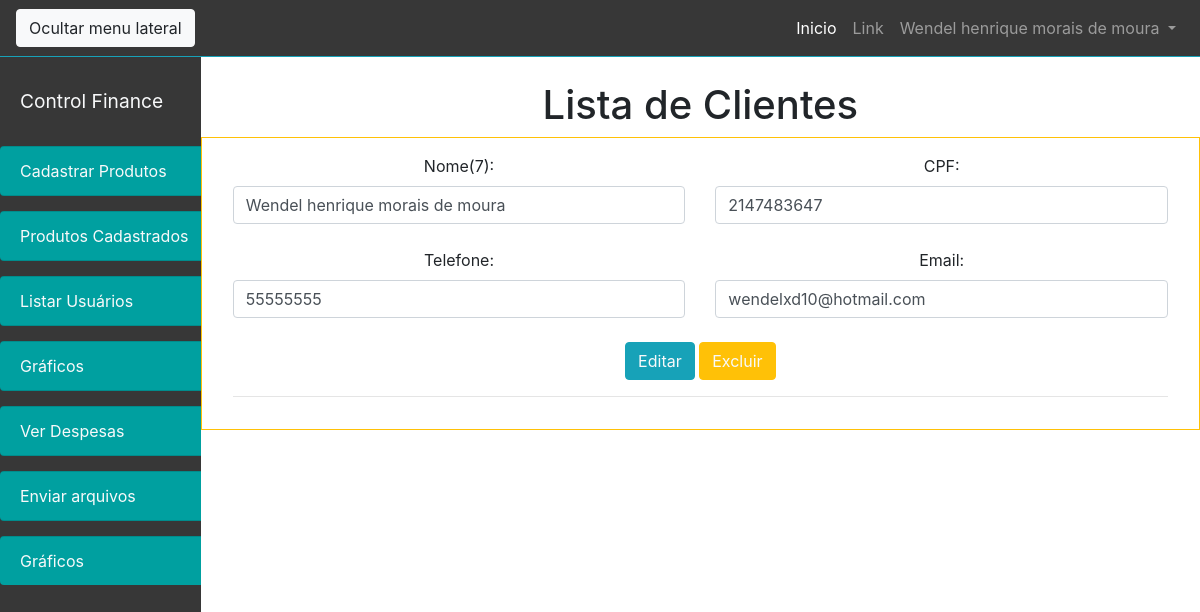
Page /view/listar_usuarios (signed in) on the committed database.
### tables this page shows
CREATE TABLE `usuario` (
  `cod_usuario` int(11) NOT NULL,
  `nivel` varchar(100) NOT NULL,
  `telefone` int(11) NOT NULL,
  `nome` varchar(100) NOT NULL,
  `data_nasc` date NOT NULL,
  `email` varchar(100) NOT NULL,
  `cpf` int(30) NOT NULL,
  `senha` varchar(100) NOT NULL,
  `genero` varchar(100) NOT NULL,
  `imagem` varchar(200) NOT NULL
);

### view/listar_usuarios.php (the view, shortened to what this page needs)
<?php
include "../php/config.php";
$logado = $_SESSION['email'];
$query = "select nome from usuario where email = '$logado' ";
$consulta = mysqli_query($conectou,$query);
$valor =  mysqli_fetch_array($consulta);
$usuario1 = $valor['nome'];
?>
<!DOCTYPE html>
<html lang="pt-br">
<head>
    <link href="../css/bootstrap.min.css" rel="stylesheet">
    <link href="../css/simple-sidebar.css" rel="stylesheet">
    <?php  include "../view/Nav_bar.php"; ?>
</head>
<body>
<div class="d-flex" id="wrapper">
<?php  include "../view/side_bar.php"; ?>
<div id="page-content-wrapper">
        <div class="container ">
            <h1 class="mt-4 text-center">Lista de Clientes</h1>
            <div class="  row border border-warning p-3">
                    <section>
                        <div class="col-md-12 ">
                            <div class=" text-center">
                                <?php
                                $buscar_dados = "select * from usuario order by nome ASC";
                                $buscar_dados = mysqli_query($conectou, $buscar_dados);
                                while ($linha = mysqli_fetch_array($buscar_dados)) {
                                    $cod_usuario = $linha["cod_usuario"];
                                    $nome = $linha["nome"];
                                    $cpf = $linha["cpf"];
                                    $telefone = $linha["telefone"];
                                    $email = $linha["email"];
                                    echo "  <div class='row'>
                                                    <div class='col-md-6'>
                                                          <label for='produto'>Nome($linha[0]):</label></br>
                                                          <input type='text' class='form-control' maxlength='100' name='nome' value='$nome'>
                                                   </div>
                                                    <div class='col-md-6'>
                                                           <label for='cpf'>CPF:</label>
                                                           <input type='number' class='form-control' name='cpf' value='$cpf' >   <br/>
                                                    </div>
                                                    <div class='col-md-6'>
                                                       <label for='telefone'>Telefone:</label>
                                                        <input type='number' class='form-control' name='telefone' value='$telefone'>
                                                    </div>
                                                    <div class='col-md-6'>
                                                        <label for='email'>Email:</label>
                                                        <input type='text' class='form-control' name='email' value='$email'>
                                                    </div>
                                                    <div class='text-center col-md-12 mt-4'>
                                                        <a href='../view/editar_usuario.php?cod_usuario=$cod_usuario'><button  class='btn btn-info text-light' type='submit'>Editar</button></a>
                                                        <a href='../php/excluir_usuario.php?cod_usuario=$cod_usuario'<button  class='btn btn-warning text-light' type='submit'>Excluir</button></a>
                                                        <hr>
                                                    </div>
                                           </div>";
                                }
                                ?>
                            </div>
                        </div>
                    </section>
        </div>
    </div>
</div>
</div>
</body>
</html>

### view/Nav_bar.php (shortened to what this page needs)
<nav class="navbar navbar-expand-lg navbar-dark border-bottom border-info " style="background-color: #373737;">
      <button class="btn btn-light " id="menu-toggle">Ocultar menu lateral</button>
      <div class="collapse navbar-collapse" id="navbarSupportedContent">
          <ul class="navbar-nav ml-auto mt-2 mt-lg-0 ">
              <li class="nav-item active">
              <a class="nav-link" href="menu_usuario">Inicio<span class="sr-only">(current)</span></a>
              </li>
              <li class="nav-item">
                  <a class="nav-link" href="#">Link</a>
              </li>
              <li class="nav-item dropdown">
                  <a class="nav-link dropdown-toggle" href="#" id="navbarDropdown" role="button" data-toggle="dropdown" aria-haspopup="true" aria-expanded="false">
                     <?php echo $usuario1   ?>
                  </a>
              </li>
          </ul>
      </div>
  </nav>

### css/simple-sidebar.css (style rules this page uses)
#wrapper { overflow-x: hidden; }
#page-content-wrapper { min-width: 100vw; }
@media (min-width: 768px) { #page-content-wrapper { min-width: 0; width: 100%; } }

### rows in the picture
usuario: nome "Wendel henrique morais de moura", cod_usuario "7", cpf "2147483647", telefone "55555555", email "wendelxd10@hotmail.com"
